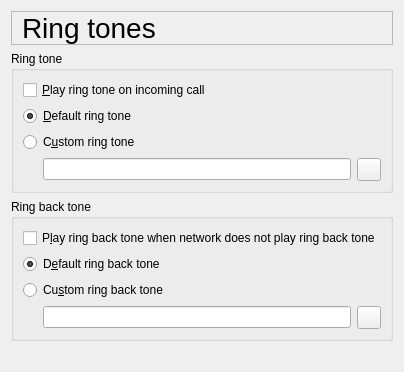
     <widget class="QWidget" name="pageRingtones">
      <layout class="QVBoxLayout">
       <item>
        <widget class="QLabel" name="ringtonesTitleTextLabel">
         <property name="font">
          <font>
           <pointsize>21</pointsize>
          </font>
         </property>
         <property name="frameShape">
          <enum>QFrame::StyledPanel</enum>
         </property>
         <property name="text">
          <string>Ring tones</string>
         </property>
         <property name="wordWrap">
          <bool>false</bool>
         </property>
         <property name="indent">
          <number>10</number>
         </property>
        </widget>
       </item>
       <item>
        <widget class="QGroupBox" name="ringtoneButtonGroup">
         <property name="title">
          <string>Ring tone</string>
         </property>
         <layout class="QVBoxLayout">
          <item>
           <widget class="QCheckBox" name="playRingtoneCheckBox">
            <property name="whatsThis">
             <string>Indicates if a ring tone should be played when a call comes in.</string>
            </property>
            <property name="text">
             <string>&amp;Play ring tone on incoming call</string>
            </property>
            <property name="shortcut">
             <string>Alt+P</string>
            </property>
           </widget>
          </item>
          <item>
           <widget class="QRadioButton" name="defaultRingtoneRadioButton">
            <property name="whatsThis">
             <string>Play the default ring tone when a call comes in.</string>
            </property>
            <property name="text">
             <string>&amp;Default ring tone</string>
            </property>
            <property name="shortcut">
             <string>Alt+D</string>
            </property>
            <property name="checked">
             <bool>true</bool>
            </property>
           </widget>
          </item>
          <item>
           <widget class="QRadioButton" name="customRingtoneRadioButton">
            <property name="whatsThis">
             <string>Play a custom ring tone when a call comes in.</string>
            </property>
            <property name="text">
             <string>C&amp;ustom ring tone</string>
            </property>
            <property name="shortcut">
             <string>Alt+U</string>
            </property>
           </widget>
          </item>
          <item>
           <layout class="QHBoxLayout">
            <item>
             <spacer name="spacer21">
              <property name="orientation">
               <enum>Qt::Horizontal</enum>
              </property>
              <property name="sizeType">
               <enum>QSizePolicy::Fixed</enum>
              </property>
              <property name="sizeHint" stdset="0">
               <size>
                <width>20</width>
                <height>20</height>
               </size>
              </property>
             </spacer>
            </item>
            <item>
             <widget class="QLineEdit" name="ringtoneLineEdit">
              <property name="whatsThis">
               <string>Specify the file name of a .wav file that you want to be played as ring tone.</string>
              </property>
             </widget>
            </item>
            <item>
             <widget class="QToolButton" name="openRingtoneToolButton">
              <property name="focusPolicy">
               <enum>Qt::TabFocus</enum>
              </property>
              <property name="whatsThis">
               <string>Select ring tone file.</string>
              </property>
              <property name="text">
               <string/>
              </property>
              <property name="icon">
               <iconset resource="icons.qrc">
                <normaloff>:/icons/images/fileopen.png</normaloff>:/icons/images/fileopen.png</iconset>
              </property>
             </widget>
            </item>
           </layout>
          </item>
         </layout>
        </widget>
       </item>
       <item>
        <widget class="QGroupBox" name="ringbackButtonGroup">
         <property name="title">
          <string>Ring back tone</string>
         </property>
         <layout class="QVBoxLayout">
          <item>
           <widget class="QCheckBox" name="playRingbackCheckBox">
            <property name="whatsThis">
             <string>&lt;p&gt;
Play ring back tone while you are waiting for the far-end to answer your call.
&lt;/p&gt;
&lt;p&gt;
Depending on your SIP provider the network might provide ring back tone or an announcement.
&lt;/p&gt;</string>
            </property>
            <property name="text">
             <string>P&amp;lay ring back tone when network does not play ring back tone</string>
            </property>
            <property name="shortcut">
             <string>Alt+L</string>
            </property>
           </widget>
          </item>
          <item>
           <widget class="QRadioButton" name="defaultRingbackRadioButton">
            <property name="whatsThis">
             <string>Play the default ring back tone.</string>
            </property>
            <property name="text">
             <string>D&amp;efault ring back tone</string>
            </property>
            <property name="shortcut">
             <string>Alt+E</string>
            </property>
            <property name="checked">
             <bool>true</bool>
            </property>
           </widget>
          </item>
          <item>
           <widget class="QRadioButton" name="customRingbackRadioButton">
            <property name="whatsThis">
             <string>Play a custom ring back tone.</string>
            </property>
            <property name="text">
             <string>Cu&amp;stom ring back tone</string>
            </property>
            <property name="shortcut">
             <string>Alt+S</string>
            </property>
           </widget>
          </item>
          <item>
           <layout class="QHBoxLayout">
            <item>
             <spacer name="spacer21_2">
              <property name="orientation">
               <enum>Qt::Horizontal</enum>
              </property>
              <property name="sizeType">
               <enum>QSizePolicy::Fixed</enum>
              </property>
              <property name="sizeHint" stdset="0">
               <size>
                <width>20</width>
                <height>20</height>
               </size>
              </property>
             </spacer>
            </item>
            <item>
             <widget class="QLineEdit" name="ringbackLineEdit">
              <property name="whatsThis">
               <string>Specify the file name of a .wav file that you want to be played as ring back tone.</string>
              </property>
             </widget>
            </item>
            <item>
             <widget class="QToolButton" name="openRingbackToolButton">
              <property name="focusPolicy">
               <enum>Qt::TabFocus</enum>
              </property>
              <property name="whatsThis">
               <string>Select ring back tone file.</string>
              </property>
              <property name="text">
               <string/>
              </property>
              <property name="icon">
               <iconset resource="icons.qrc">
                <normaloff>:/icons/images/fileopen.png</normaloff>:/icons/images/fileopen.png</iconset>
              </property>
             </widget>
            </item>
           </layout>
          </item>
         </layout>
        </widget>
       </item>
       <item>
        <spacer name="spacer23">
         <property name="orientation">
          <enum>Qt::Vertical</enum>
         </property>
         <property name="sizeType">
          <enum>QSizePolicy::Expanding</enum>
         </property>
         <property name="sizeHint" stdset="0">
          <size>
           <width>20</width>
           <height>20</height>
          </size>
         </property>
        </spacer>
       </item>
      </layout>
     </widget>
